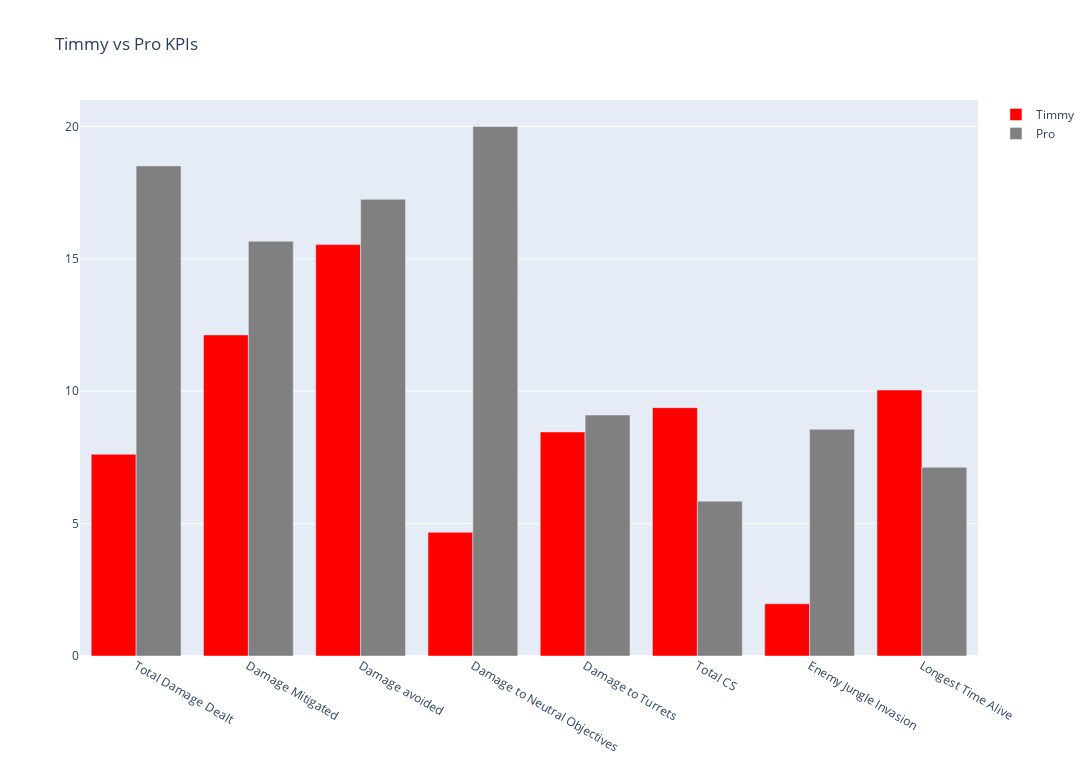

This figure's notebook cell:
### Code cell
fig = go.Figure(
    data=[
        go.Bar(
            name="Timmy",
            y=timmy,
            x= keyson,
            marker=dict(color='red')
            ),
        go.Bar(
            name="Pro",
            y=pro,
            x= keyson,
            marker=dict(color='gray')
            ),
        ],
    layout_title_text="Timmy vs Pro KPIs",
    layout_width=1360,
    layout_height=768
)
fig.update_yaxes(autorange=False, range=[0, 21])
fig.show()

### Figure 1 — Plotly figure (JSON) as saved in the notebook; plotly's stock layout.template omitted (floating-point values rounded to 4 significant figures)
{"data": [{"marker": {"color": "red"}, "name": "Timmy", "type": "bar", "x": ["Total Damage Dealt", "Damage Mitigated", "Damage avoided", "Damage to Neutral Objectives", "Damage to Turrets", "Total CS", "Enemy Jungle Invasion", "Longest Time Alive"], "y": [7.618, 12.13, 15.54, 4.671, 8.461, 9.38, 1.973, 10.04]}, {"marker": {"color": "gray"}, "name": "Pro", "type": "bar", "x": ["Total Damage Dealt", "Damage Mitigated", "Damage avoided", "Damage to Neutral Objectives", "Damage to Turrets", "Total CS", "Enemy Jungle Invasion", "Longest Time Alive"], "y": [18.51, 15.66, 17.25, 20, 9.101, 5.846, 8.561, 7.125]}], "layout": {"height": 768, "title": {"text": "Timmy vs Pro KPIs"}, "width": 1360, "yaxis": {"autorange": false, "range": [0, 21]}}}
